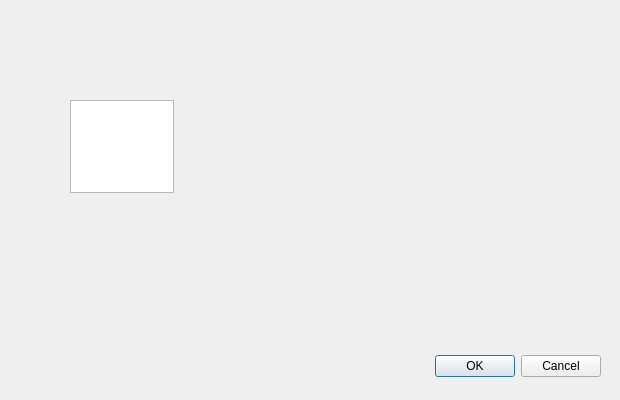
<?xml version="1.0" encoding="UTF-8"?>
<ui version="4.0">
 <class>QuestActionsDialog</class>
 <widget class="QDialog" name="QuestActionsDialog">
  <property name="geometry">
   <rect>
    <x>0</x>
    <y>0</y>
    <width>620</width>
    <height>400</height>
   </rect>
  </property>
  <property name="windowTitle">
   <string>Dialog</string>
  </property>
  <widget class="QDialogButtonBox" name="buttonBox">
   <property name="geometry">
    <rect>
     <x>260</x>
     <y>350</y>
     <width>341</width>
     <height>32</height>
    </rect>
   </property>
   <property name="orientation">
    <enum>Qt::Horizontal</enum>
   </property>
   <property name="standardButtons">
    <set>QDialogButtonBox::Cancel|QDialogButtonBox::Ok</set>
   </property>
  </widget>
  <widget class="QTextEdit" name="textEdit">
   <property name="geometry">
    <rect>
     <x>70</x>
     <y>100</y>
     <width>104</width>
     <height>93</height>
    </rect>
   </property>
  </widget>
 </widget>
 <resources/>
 <connections>
  <connection>
   <sender>buttonBox</sender>
   <signal>accepted()</signal>
   <receiver>QuestActionsDialog</receiver>
   <slot>accept()</slot>
   <hints>
    <hint type="sourcelabel">
     <x>248</x>
     <y>254</y>
    </hint>
    <hint type="destinationlabel">
     <x>157</x>
     <y>274</y>
    </hint>
   </hints>
  </connection>
  <connection>
   <sender>buttonBox</sender>
   <signal>rejected()</signal>
   <receiver>QuestActionsDialog</receiver>
   <slot>reject()</slot>
   <hints>
    <hint type="sourcelabel">
     <x>316</x>
     <y>260</y>
    </hint>
    <hint type="destinationlabel">
     <x>286</x>
     <y>274</y>
    </hint>
   </hints>
  </connection>
 </connections>
</ui>
